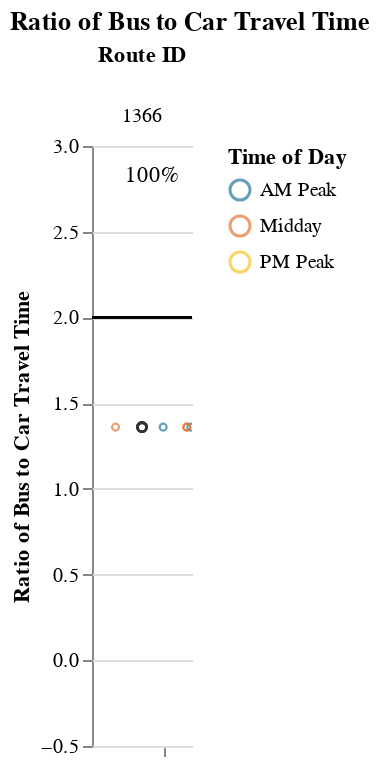
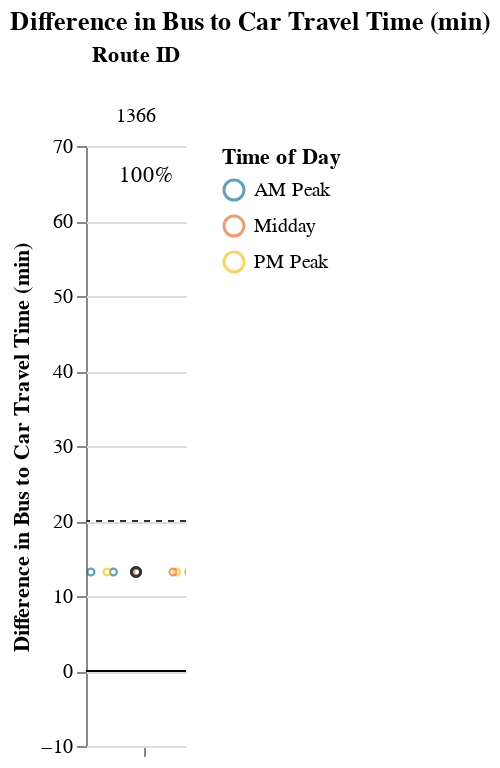

Write notebook code for charts like these, in order.
### Markdown cell above
## Viable Competitive Routes
### Short Routes (< 1 hr)

### Code cell
# Allow for possibility that operator doesn't have routes that fall into certain route_groups
# But, jupyterbook will not like markdown with f-string
# separate out route_group and put in each cell, and use try/except + if to display...
# but all 3 route groups must be displayed. just add sentence about why no routes were returned at the end
route_group = "short"
try:
    display_charts_for_route_group(df, route_group)
except:
    print("No routes meet this criteria.")

### Figure 1 — Vega-Lite specification as saved in the notebook (floating-point values rounded to 4 significant figures)
{"config": {"view": {"continuousWidth": 400, "continuousHeight": 300, "stroke": null}, "facet": {"spacing": 0}}, "data": {"name": "data-45a87b04d4a685ac53e0ee671bb36884"}, "facet": {"column": {"field": "route_id", "sort": ["1366"], "title": "Route ID", "type": "nominal"}}, "spec": {"layer": [{"mark": "rule", "encoding": {"color": {"value": "black"}, "y": {"field": "cutoff", "type": "quantitative"}}, "selection": {"selector001": {"type": "interval", "bind": "scales", "encodings": ["x", "y"]}}}, {"mark": {"type": "point", "opacity": 0.65, "size": 12, "strokeWidth": 1.1}, "encoding": {"color": {"field": "time_of_day", "scale": {"range": ["#136C97", "#E16B26", "#F6BF16", "#00896B", "#7790A3", "#5B559C"]}, "sort": ["AM Peak", "Midday", "PM Peak", "Owl Service"], "title": "Time of Day", "type": "nominal"}, "tooltip": [{"field": "route_id", "type": "nominal"}, {"field": "route_name", "type": "nominal"}, {"field": "trip_id", "type": "nominal"}, {"field": "service_hours", "type": "quantitative"}, {"field": "car_duration_hours", "type": "quantitative"}, {"field": "bus_multiplier", "type": "quantitative"}, {"field": "bus_difference", "type": "quantitative"}, {"field": "num_trips", "type": "quantitative"}, {"field": "num_competitive", "type": "quantitative"}, {"field": "pct_trips_competitive", "type": "quantitative"}, {"field": "p25", "type": "quantitative"}, {"field": "p50", "type": "quantitative"}, {"field": "p75", "type": "quantitative"}], "x": {"axis": {"grid": false, "labels": false, "ticks": true, "values": [0]}, "field": "jitter", "scale": {}, "title": null, "type": "quantitative"}, "y": {"field": "bus_multiplier", "scale": {"domain": [-0.25, 3.0]}, "title": "Ratio of Bus to Car Travel Time", "type": "quantitative"}}, "transform": [{"calculate": "sqrt(-2*log(random()))*cos(2*PI*random())", "as": "jitter"}], "width": 50}, {"layer": [{"mark": {"type": "point", "opacity": 0.6, "size": 20, "strokeWidth": 1.3}, "encoding": {"color": {"value": "#323434"}, "y": {"field": "bus_multiplier", "type": "quantitative"}}, "transform": [{"filter": "(datum.p50_trip === 1)"}]}, {"mark": {"type": "text", "align": "center", "baseline": "middle"}, "encoding": {"color": {"value": "black"}, "text": {"field": "pct_trips_competitive", "format": ".0%", "type": "quantitative"}, "tooltip": [{"field": "route_id", "type": "nominal"}, {"field": "route_name", "type": "nominal"}, {"field": "trip_id", "type": "nominal"}, {"field": "service_hours", "type": "quantitative"}, {"field": "car_duration_hours", "type": "quantitative"}, {"field": "bus_multiplier", "type": "quantitative"}, {"field": "bus_difference", "type": "quantitative"}, {"field": "num_trips", "type": "quantitative"}, {"field": "num_competitive", "type": "quantitative"}, {"field": "pct_trips_competitive", "type": "quantitative"}, {"field": "p25", "type": "quantitative"}, {"field": "p50", "type": "quantitative"}, {"field": "p75", "type": "quantitative"}], "x": {"value": 30}, "y": {"value": 15}}, "transform": [{"calculate": "sqrt(-2*log(random()))*cos(2*PI*random())", "as": "jitter"}, {"filter": "(datum.fastest_trip === 1)"}]}]}]}, "resolve": {"scale": {"y": "shared"}}, "title": "Ratio of Bus to Car Travel Time", "$schema": "https://vega.github.io/schema/vega-lite/v4.17.0.json", "datasets": {"data-45a87b04d4a685ac53e0ee671bb36884": [{"calitp_itp_id": 146, "trip_key": 1560493323179131979, "trip_id": "t_1244355_b_33402_tn_0", "shape_id": "p_3081", "route_id": "1366", "service_hours": 0.83, "trip_first_departure_ts": 63000, "trip_last_arrival_ts": 66000, "departure_hour": 17, "time_of_day": "PM Peak", "p25": 0.83, "p50": 0.83, "p75": 0.83, "p50_trip": 1, "fastest_trip": 0, "car_duration_hours": 0.61, "competitive_route": 1, "bus_multiplier": 1.36, "bus_difference": 13.2, "num_trips": 8, "num_competitive": 8, "pct_trips_competitive": 1.0, "bus_difference_spread": 0.0, "route_group": "short", "max_trip_hrs": 0.83, "max_trip_route_group": 0.83, "below_cutoff": 8, "pct_below_cutoff": 1.0, "name": "Kern County", "caltrans_district": "06 - Fresno", "drmt_organization_name": null, "route_name": "Lamont-Bakersfield South", "cutoff2": 20, "cutoff": 2}, {"calitp_itp_id": 146, "trip_key": 6588636468876049749, "trip_id": "t_1244360_b_33402_tn_0", "shape_id": "p_3043", "route_id": "1366", "service_hours": 0.83, "trip_first_departure_ts": 33600, "trip_last_arrival_ts": 36600, "departure_hour": 9, "time_of_day": "AM Peak", "p25": 0.83, "p50": 0.83, "p75": 0.83, "p50_trip": 1, "fastest_trip": 0, "car_duration_hours": 0.61, "competitive_route": 1, "bus_multiplier": 1.36, "bus_difference": 13.2, "num_trips": 8, "num_competitive": 8, "pct_trips_competitive": 1.0, "bus_difference_spread": 0.0, "route_group": "short", "max_trip_hrs": 0.83, "max_trip_route_group": 0.83, "below_cutoff": 8, "pct_below_cutoff": 1.0, "name": "Kern County", "caltrans_district": "06 - Fresno", "drmt_organization_name": null, "route_name": "Lamont-Bakersfield South", "cutoff2": 20, "cutoff": 2}, {"calitp_itp_id": 146, "trip_key": 5172112710181939388, "trip_id": "t_1244359_b_33402_tn_0", "shape_id": "p_3043", "route_id": "1366", "service_hours": 0.83, "trip_first_departure_ts": 49800, "trip_last_arrival_ts": 52800, "departure_hour": 13, "time_of_day": "Midday", "p25": 0.83, "p50": 0.83, "p75": 0.83, "p50_trip": 1, "fastest_trip": 0, "car_duration_hours": 0.61, "competitive_route": 1, "bus_multiplier": 1.36, "bus_difference": 13.2, "num_trips": 8, "num_competitive": 8, "pct_trips_competitive": 1.0, "bus_difference_spread": 0.0, "route_group": "short", "max_trip_hrs": 0.83, "max_trip_route_group": 0.83, "below_cutoff": 8, "pct_below_cutoff": 1.0, "name": "Kern County", "caltrans_district": "06 - Fresno", "drmt_organization_name": null, "route_name": "Lamont-Bakersfield South", "cutoff2": 20, "cutoff": 2}, {"calitp_itp_id": 146, "trip_key": -4591111831172938466, "trip_id": "t_1244362_b_33402_tn_0", "shape_id": "p_3081", "route_id": "1366", "service_hours": 0.83, "trip_first_departure_ts": 45900, "trip_last_arrival_ts": 48900, "departure_hour": 12, "time_of_day": "Midday", "p25": 0.83, "p50": 0.83, "p75": 0.83, "p50_trip": 1, "fastest_trip": 0, "car_duration_hours": 0.61, "competitive_route": 1, "bus_multiplier": 1.36, "bus_difference": 13.2, "num_trips": 8, "num_competitive": 8, "pct_trips_competitive": 1.0, "bus_difference_spread": 0.0, "route_group": "short", "max_trip_hrs": 0.83, "max_trip_route_group": 0.83, "below_cutoff": 8, "pct_below_cutoff": 1.0, "name": "Kern County", "caltrans_district": "06 - Fresno", "drmt_organization_name": null, "route_name": "Lamont-Bakersfield South", "cutoff2": 20, "cutoff": 2}, {"calitp_itp_id": 146, "trip_key": -4526751177031150232, "trip_id": "t_1244354_b_33402_tn_0", "shape_id": "p_3081", "route_id": "1366", "service_hours": 0.83, "trip_first_departure_ts": 27900, "trip_last_arrival_ts": 30900, "departure_hour": 7, "time_of_day": "AM Peak", "p25": 0.83, "p50": 0.83, "p75": 0.83, "p50_trip": 1, "fastest_trip": 0, "car_duration_hours": 0.61, "competitive_route": 1, "bus_multiplier": 1.36, "bus_difference": 13.2, "num_trips": 8, "num_competitive": 8, "pct_trips_competitive": 1.0, "bus_difference_spread": 0.0, "route_group": "short", "max_trip_hrs": 0.83, "max_trip_route_group": 0.83, "below_cutoff": 8, "pct_below_cutoff": 1.0, "name": "Kern County", "caltrans_district": "06 - Fresno", "drmt_organization_name": null, "route_name": "Lamont-Bakersfield South", "cutoff2": 20, "cutoff": 2}, {"calitp_itp_id": 146, "trip_key": 8294262901469549474, "trip_id": "t_1244357_b_33402_tn_0", "shape_id": "p_3043", "route_id": "1366", "service_hours": 0.83, "trip_first_departure_ts": 59100, "trip_last_arrival_ts": 62100, "departure_hour": 16, "time_of_day": "Midday", "p25": 0.83, "p50": 0.83, "p75": 0.83, "p50_trip": 1, "fastest_trip": 0, "car_duration_hours": 0.61, "competitive_route": 1, "bus_multiplier": 1.36, "bus_difference": 13.2, "num_trips": 8, "num_competitive": 8, "pct_trips_competitive": 1.0, "bus_difference_spread": 0.0, "route_group": "short", "max_trip_hrs": 0.83, "max_trip_route_group": 0.83, "below_cutoff": 8, "pct_below_cutoff": 1.0, "name": "Kern County", "caltrans_district": "06 - Fresno", "drmt_organization_name": null, "route_name": "Lamont-Bakersfield South", "cutoff2": 20, "cutoff": 2}, {"calitp_itp_id": 146, "trip_key": -5170283710749819067, "trip_id": "t_1244358_b_33402_tn_0", "shape_id": "p_3081", "route_id": "1366", "service_hours": 0.83, "trip_first_departure_ts": 53700, "trip_last_arrival_ts": 56700, "departure_hour": 14, "time_of_day": "Midday", "p25": 0.83, "p50": 0.83, "p75": 0.83, "p50_trip": 1, "fastest_trip": 0, "car_duration_hours": 0.61, "competitive_route": 1, "bus_multiplier": 1.36, "bus_difference": 13.2, "num_trips": 8, "num_competitive": 8, "pct_trips_competitive": 1.0, "bus_difference_spread": 0.0, "route_group": "short", "max_trip_hrs": 0.83, "max_trip_route_group": 0.83, "below_cutoff": 8, "pct_below_cutoff": 1.0, "name": "Kern County", "caltrans_district": "06 - Fresno", "drmt_organization_name": null, "route_name": "Lamont-Bakersfield South", "cutoff2": 20, "cutoff": 2}, {"calitp_itp_id": 146, "trip_key": -7985887285849281878, "trip_id": "t_2003617_b_33402_tn_0", "shape_id": "p_3043", "route_id": "1366", "service_hours": 0.83, "trip_first_departure_ts": 66600, "trip_last_arrival_ts": 69600, "departure_hour": 18, "time_of_day": "PM Peak", "p25": 0.83, "p50": 0.83, "p75": 0.83, "p50_trip": 1, "fastest_trip": 1, "car_duration_hours": 0.61, "competitive_route": 1, "bus_multiplier": 1.36, "bus_difference": 13.2, "num_trips": 8, "num_competitive": 8, "pct_trips_competitive": 1.0, "bus_difference_spread": 0.0, "route_group": "short", "max_trip_hrs": 0.83, "max_trip_route_group": 0.83, "below_cutoff": 8, "pct_below_cutoff": 1.0, "name": "Kern County", "caltrans_district": "06 - Fresno", "drmt_organization_name": null, "route_name": "Lamont-Bakersfield South", "cutoff2": 20, "cutoff": 2}]}}

### Figure 2 — Vega-Lite specification as saved in the notebook (floating-point values rounded to 4 significant figures)
{"config": {"view": {"continuousWidth": 400, "continuousHeight": 300, "stroke": null}, "facet": {"spacing": 0}}, "data": {"name": "data-1045b7e1d46d877422ee99cb7c17e778"}, "facet": {"column": {"field": "route_id", "sort": ["1366"], "title": "Route ID", "type": "nominal"}}, "spec": {"layer": [{"mark": "rule", "encoding": {"color": {"value": "black"}, "y": {"field": "cutoff", "type": "quantitative"}}, "selection": {"selector002": {"type": "interval", "bind": "scales", "encodings": ["x", "y"]}}}, {"mark": {"type": "rule", "strokeDash": [3, 3]}, "encoding": {"color": {"value": "#323434"}, "y": {"field": "cutoff2", "type": "quantitative"}}}, {"mark": {"type": "point", "opacity": 0.65, "size": 12, "strokeWidth": 1.1}, "encoding": {"color": {"field": "time_of_day", "scale": {"range": ["#136C97", "#E16B26", "#F6BF16", "#00896B", "#7790A3", "#5B559C"]}, "sort": ["AM Peak", "Midday", "PM Peak", "Owl Service"], "title": "Time of Day", "type": "nominal"}, "tooltip": [{"field": "route_id", "type": "nominal"}, {"field": "route_name", "type": "nominal"}, {"field": "trip_id", "type": "nominal"}, {"field": "service_hours", "type": "quantitative"}, {"field": "car_duration_hours", "type": "quantitative"}, {"field": "bus_multiplier", "type": "quantitative"}, {"field": "bus_difference", "type": "quantitative"}, {"field": "num_trips", "type": "quantitative"}, {"field": "num_competitive", "type": "quantitative"}, {"field": "pct_trips_competitive", "type": "quantitative"}, {"field": "p25", "type": "quantitative"}, {"field": "p50", "type": "quantitative"}, {"field": "p75", "type": "quantitative"}], "x": {"axis": {"grid": false, "labels": false, "ticks": true, "values": [0]}, "field": "jitter", "scale": {}, "title": null, "type": "quantitative"}, "y": {"field": "bus_difference", "scale": {"domain": [-5, 69.6]}, "title": "Difference in Bus to Car Travel Time (min)", "type": "quantitative"}}, "transform": [{"calculate": "sqrt(-2*log(random()))*cos(2*PI*random())", "as": "jitter"}], "width": 50}, {"layer": [{"mark": {"type": "point", "opacity": 0.6, "size": 20, "strokeWidth": 1.3}, "encoding": {"color": {"value": "#323434"}, "y": {"field": "bus_difference", "type": "quantitative"}}, "transform": [{"filter": "(datum.p50_trip === 1)"}]}, {"mark": {"type": "text", "align": "center", "baseline": "middle"}, "encoding": {"color": {"value": "black"}, "text": {"field": "pct_trips_competitive", "format": ".0%", "type": "quantitative"}, "tooltip": [{"field": "route_id", "type": "nominal"}, {"field": "route_name", "type": "nominal"}, {"field": "trip_id", "type": "nominal"}, {"field": "service_hours", "type": "quantitative"}, {"field": "car_duration_hours", "type": "quantitative"}, {"field": "bus_multiplier", "type": "quantitative"}, {"field": "bus_difference", "type": "quantitative"}, {"field": "num_trips", "type": "quantitative"}, {"field": "num_competitive", "type": "quantitative"}, {"field": "pct_trips_competitive", "type": "quantitative"}, {"field": "p25", "type": "quantitative"}, {"field": "p50", "type": "quantitative"}, {"field": "p75", "type": "quantitative"}], "x": {"value": 30}, "y": {"value": 15}}, "transform": [{"calculate": "sqrt(-2*log(random()))*cos(2*PI*random())", "as": "jitter"}, {"filter": "(datum.fastest_trip === 1)"}]}]}]}, "resolve": {"scale": {"y": "shared"}}, "title": "Difference in Bus to Car Travel Time (min)", "$schema": "https://vega.github.io/schema/vega-lite/v4.17.0.json", "datasets": {"data-1045b7e1d46d877422ee99cb7c17e778": [{"calitp_itp_id": 146, "trip_key": 1560493323179131979, "trip_id": "t_1244355_b_33402_tn_0", "shape_id": "p_3081", "route_id": "1366", "service_hours": 0.83, "trip_first_departure_ts": 63000, "trip_last_arrival_ts": 66000, "departure_hour": 17, "time_of_day": "PM Peak", "p25": 0.83, "p50": 0.83, "p75": 0.83, "p50_trip": 1, "fastest_trip": 0, "car_duration_hours": 0.61, "competitive_route": 1, "bus_multiplier": 1.36, "bus_difference": 13.2, "num_trips": 8, "num_competitive": 8, "pct_trips_competitive": 1.0, "bus_difference_spread": 0.0, "route_group": "short", "max_trip_hrs": 0.83, "max_trip_route_group": 0.83, "below_cutoff": 8, "pct_below_cutoff": 1.0, "name": "Kern County", "caltrans_district": "06 - Fresno", "drmt_organization_name": null, "route_name": "Lamont-Bakersfield South", "cutoff2": 20, "cutoff": 0}, {"calitp_itp_id": 146, "trip_key": 6588636468876049749, "trip_id": "t_1244360_b_33402_tn_0", "shape_id": "p_3043", "route_id": "1366", "service_hours": 0.83, "trip_first_departure_ts": 33600, "trip_last_arrival_ts": 36600, "departure_hour": 9, "time_of_day": "AM Peak", "p25": 0.83, "p50": 0.83, "p75": 0.83, "p50_trip": 1, "fastest_trip": 0, "car_duration_hours": 0.61, "competitive_route": 1, "bus_multiplier": 1.36, "bus_difference": 13.2, "num_trips": 8, "num_competitive": 8, "pct_trips_competitive": 1.0, "bus_difference_spread": 0.0, "route_group": "short", "max_trip_hrs": 0.83, "max_trip_route_group": 0.83, "below_cutoff": 8, "pct_below_cutoff": 1.0, "name": "Kern County", "caltrans_district": "06 - Fresno", "drmt_organization_name": null, "route_name": "Lamont-Bakersfield South", "cutoff2": 20, "cutoff": 0}, {"calitp_itp_id": 146, "trip_key": 5172112710181939388, "trip_id": "t_1244359_b_33402_tn_0", "shape_id": "p_3043", "route_id": "1366", "service_hours": 0.83, "trip_first_departure_ts": 49800, "trip_last_arrival_ts": 52800, "departure_hour": 13, "time_of_day": "Midday", "p25": 0.83, "p50": 0.83, "p75": 0.83, "p50_trip": 1, "fastest_trip": 0, "car_duration_hours": 0.61, "competitive_route": 1, "bus_multiplier": 1.36, "bus_difference": 13.2, "num_trips": 8, "num_competitive": 8, "pct_trips_competitive": 1.0, "bus_difference_spread": 0.0, "route_group": "short", "max_trip_hrs": 0.83, "max_trip_route_group": 0.83, "below_cutoff": 8, "pct_below_cutoff": 1.0, "name": "Kern County", "caltrans_district": "06 - Fresno", "drmt_organization_name": null, "route_name": "Lamont-Bakersfield South", "cutoff2": 20, "cutoff": 0}, {"calitp_itp_id": 146, "trip_key": -4591111831172938466, "trip_id": "t_1244362_b_33402_tn_0", "shape_id": "p_3081", "route_id": "1366", "service_hours": 0.83, "trip_first_departure_ts": 45900, "trip_last_arrival_ts": 48900, "departure_hour": 12, "time_of_day": "Midday", "p25": 0.83, "p50": 0.83, "p75": 0.83, "p50_trip": 1, "fastest_trip": 0, "car_duration_hours": 0.61, "competitive_route": 1, "bus_multiplier": 1.36, "bus_difference": 13.2, "num_trips": 8, "num_competitive": 8, "pct_trips_competitive": 1.0, "bus_difference_spread": 0.0, "route_group": "short", "max_trip_hrs": 0.83, "max_trip_route_group": 0.83, "below_cutoff": 8, "pct_below_cutoff": 1.0, "name": "Kern County", "caltrans_district": "06 - Fresno", "drmt_organization_name": null, "route_name": "Lamont-Bakersfield South", "cutoff2": 20, "cutoff": 0}, {"calitp_itp_id": 146, "trip_key": -4526751177031150232, "trip_id": "t_1244354_b_33402_tn_0", "shape_id": "p_3081", "route_id": "1366", "service_hours": 0.83, "trip_first_departure_ts": 27900, "trip_last_arrival_ts": 30900, "departure_hour": 7, "time_of_day": "AM Peak", "p25": 0.83, "p50": 0.83, "p75": 0.83, "p50_trip": 1, "fastest_trip": 0, "car_duration_hours": 0.61, "competitive_route": 1, "bus_multiplier": 1.36, "bus_difference": 13.2, "num_trips": 8, "num_competitive": 8, "pct_trips_competitive": 1.0, "bus_difference_spread": 0.0, "route_group": "short", "max_trip_hrs": 0.83, "max_trip_route_group": 0.83, "below_cutoff": 8, "pct_below_cutoff": 1.0, "name": "Kern County", "caltrans_district": "06 - Fresno", "drmt_organization_name": null, "route_name": "Lamont-Bakersfield South", "cutoff2": 20, "cutoff": 0}, {"calitp_itp_id": 146, "trip_key": 8294262901469549474, "trip_id": "t_1244357_b_33402_tn_0", "shape_id": "p_3043", "route_id": "1366", "service_hours": 0.83, "trip_first_departure_ts": 59100, "trip_last_arrival_ts": 62100, "departure_hour": 16, "time_of_day": "Midday", "p25": 0.83, "p50": 0.83, "p75": 0.83, "p50_trip": 1, "fastest_trip": 0, "car_duration_hours": 0.61, "competitive_route": 1, "bus_multiplier": 1.36, "bus_difference": 13.2, "num_trips": 8, "num_competitive": 8, "pct_trips_competitive": 1.0, "bus_difference_spread": 0.0, "route_group": "short", "max_trip_hrs": 0.83, "max_trip_route_group": 0.83, "below_cutoff": 8, "pct_below_cutoff": 1.0, "name": "Kern County", "caltrans_district": "06 - Fresno", "drmt_organization_name": null, "route_name": "Lamont-Bakersfield South", "cutoff2": 20, "cutoff": 0}, {"calitp_itp_id": 146, "trip_key": -5170283710749819067, "trip_id": "t_1244358_b_33402_tn_0", "shape_id": "p_3081", "route_id": "1366", "service_hours": 0.83, "trip_first_departure_ts": 53700, "trip_last_arrival_ts": 56700, "departure_hour": 14, "time_of_day": "Midday", "p25": 0.83, "p50": 0.83, "p75": 0.83, "p50_trip": 1, "fastest_trip": 0, "car_duration_hours": 0.61, "competitive_route": 1, "bus_multiplier": 1.36, "bus_difference": 13.2, "num_trips": 8, "num_competitive": 8, "pct_trips_competitive": 1.0, "bus_difference_spread": 0.0, "route_group": "short", "max_trip_hrs": 0.83, "max_trip_route_group": 0.83, "below_cutoff": 8, "pct_below_cutoff": 1.0, "name": "Kern County", "caltrans_district": "06 - Fresno", "drmt_organization_name": null, "route_name": "Lamont-Bakersfield South", "cutoff2": 20, "cutoff": 0}, {"calitp_itp_id": 146, "trip_key": -7985887285849281878, "trip_id": "t_2003617_b_33402_tn_0", "shape_id": "p_3043", "route_id": "1366", "service_hours": 0.83, "trip_first_departure_ts": 66600, "trip_last_arrival_ts": 69600, "departure_hour": 18, "time_of_day": "PM Peak", "p25": 0.83, "p50": 0.83, "p75": 0.83, "p50_trip": 1, "fastest_trip": 1, "car_duration_hours": 0.61, "competitive_route": 1, "bus_multiplier": 1.36, "bus_difference": 13.2, "num_trips": 8, "num_competitive": 8, "pct_trips_competitive": 1.0, "bus_difference_spread": 0.0, "route_group": "short", "max_trip_hrs": 0.83, "max_trip_route_group": 0.83, "below_cutoff": 8, "pct_below_cutoff": 1.0, "name": "Kern County", "caltrans_district": "06 - Fresno", "drmt_organization_name": null, "route_name": "Lamont-Bakersfield South", "cutoff2": 20, "cutoff": 0}]}}
